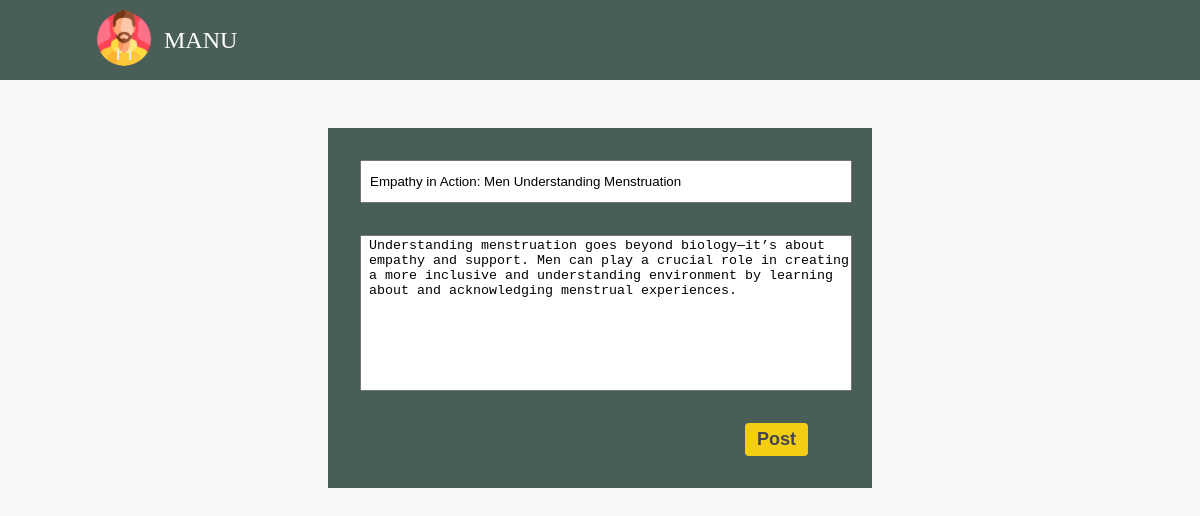
Screenshot of /update/30/ (signed in) with the database file from the repository.
### blogs/models.py (models this page shows, shortened)
class Blog(models.Model):
    title = models.CharField(max_length=100)
    desc = models.TextField()
    date_posted = models.DateField()
    is_archived = models.BooleanField(default=False)
    owner = models.ForeignKey(User, on_delete=models.CASCADE)

### blogs/views.py (the view, shortened to what this page needs)
# urls.py: path('update/<int:pk>/', BlogUpdateView.as_view(), name='blog-update'),
class BlogUpdateView(LoginRequiredMixin, UpdateView):
    model = Blog
    template_name = "blog/blog.html"
    fields = ['title', 'desc']
    success_url = reverse_lazy('home')
    login_url = 'login-account'
    redirect_field_name = 'redirected_to'
    def get(self, request, **kwargs):
        self.request.session[self.redirect_field_name] = self.request.META.get('HTTP_REFERER')
        return super().get(request, **kwargs)
    def get_queryset(self):
        queryset = super().get_queryset()
        return queryset.filter(owner = self.request.user)

### blogs/templates/blog/blog.html (shortened to what this page needs)
{% load static %}
<!DOCTYPE html>
<html lang="en">
<head>
</head>
<body>
    <nav>
        <div class="left">
            <a href="{% url 'home' %}"><img src="{% static 'images/man.png' %}" alt="avatar" class="circle-avatar"></a>
            <a href="#" class="user-title">{{request.user.first_name}}</a>
        </div>
    </nav>
    <form method="POST">
        {% if blog %}
            <input type="text" name="title" class="inp inp-title" placeholder="Blog Title" value="{{blog.title}}">
            <textarea name="desc" cols="30" rows="10" class="inp" placeholder="Write your Blog">{{blog.desc}}</textarea>
            <button type="submit" class="btn-post">Post</button>
        {% else %}
            <input type="text" name="title" class="inp inp-title" placeholder="Blog Title">
            <textarea name="desc" cols="30" rows="10" class="inp" placeholder="Write your Blog"></textarea>
            <button type="submit" class="btn-post">Post</button>
        {% endif %}
    </form>
</body>
</html>

### blogs/templates/blog/blog.html (style rules this page uses)
:root { --primary: #F5F7F8; --secondary: #F4CE14; --tertiary: #495E57; --darkest: #45474B; }
body { background-color: var(--primary); padding: 0; margin: 0; display: flex; justify-content: center; }
nav { position: fixed; top: 0; left: 0; right: 0; height: 5rem; background-color: var(--tertiary); display: flex; justify-content: space-between; align-items: center; }
nav>.left { display: flex; margin-left: 6rem; justify-content: space-between; }
.circle-avatar { width: 56px; height: 56px; border-radius: 28px; align-self: center; }
.user-title { align-self: center; text-decoration: none; font-size: 24px; margin-left: 12px; color: white; text-transform: uppercase; }
.btn-post { border: none; background-color: var(--secondary); padding: 6px 12px; border-radius: 4px; color: var(--darkest); text-decoration: none; font-size: large; font-weight: bold; margin-right: 2rem; transition: all .12s ease; align-self: flex-end; transition: all .12s ease; }
form { margin-top: 8rem; display: flex; flex-direction: column; background-color: var(--tertiary); padding: 2rem; width: 40%; gap: 2rem; }
.inp-title { padding: 12px 0; }
.inp { align-self: flex-start; width: 100%; padding-left: 8px; }
textarea { resize: none; }

### rows the page displays
Blog: title "Empathy in Action: Men Understanding Menstruation", desc "Understanding menstruation goes beyond biology—it’s about empathy and support. Men can play a crucial role in creating a more inclusive and understanding environment by learning about and acknowledging menstrual experiences."

### other values shown
{{ request.user.first_name }} "MANU"
